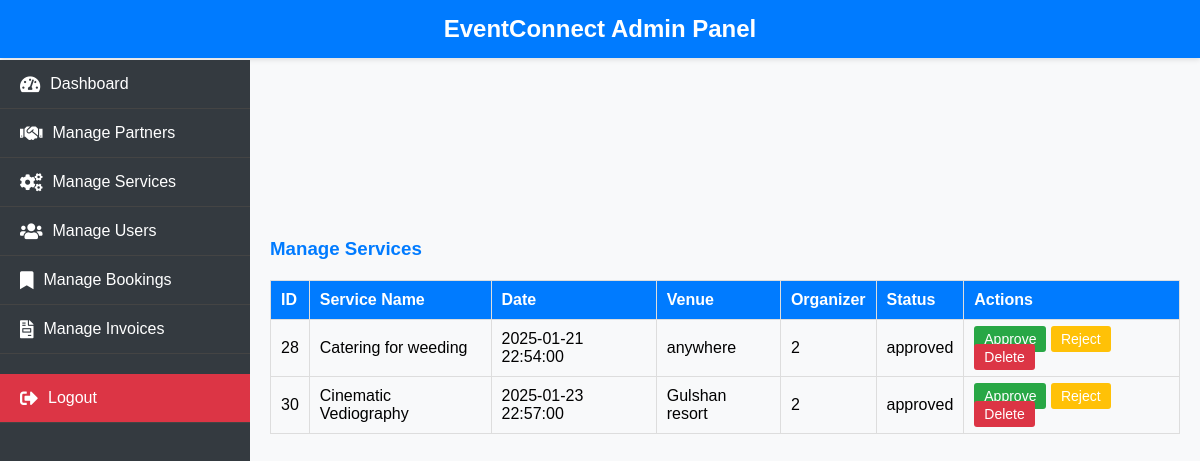
Page /manage_services.php (signed in) on the committed database.
### tables this page shows
CREATE TABLE `manageservices` (
  `id` int(11) NOT NULL,
  `service_name` varchar(255) DEFAULT NULL,
  `description` text DEFAULT NULL,
  `cost` decimal(10,2) DEFAULT NULL,
  `service_date` datetime DEFAULT NULL,
  `venue` varchar(255) DEFAULT NULL,
  `organizer` int(11) DEFAULT NULL,
  `status` enum('pending','approved','rejected') DEFAULT 'pending',
  `created_at` timestamp NOT NULL DEFAULT current_timestamp(),
  `updated_at` timestamp NOT NULL DEFAULT current_timestamp() ON UPDATE current_timestamp(),
  `service_category` varchar(255) NOT NULL
);

### manage_services.php (the view, shortened to what this page needs)
<?php
require('db_config.php');
?>
<!DOCTYPE html>
<html lang="en">
<head>
</head>
<body>
<?php include('sidebar.php'); ?>
    <div class="content">
        <h3>Manage Services</h3>
        <table>
            <thead>
                <tr>
                    <th>ID</th>
                    <th>Service Name</th>
                    <th>Date</th>
                    <th>Venue</th>
                    <th>Organizer</th>
                    <th>Status</th>
                    <th>Actions</th>
                </tr>
            </thead>
            <tbody>
                <?php
                $query = "SELECT * FROM ManageServices";
                $result = $con->query($query);
                while ($row = $result->fetch_assoc()) {
                    echo "<tr>
                        <td>" . htmlspecialchars($row['id']) . "</td>
                        <td>" . htmlspecialchars($row['service_name']) . "</td>
                        <td>" . htmlspecialchars($row['service_date']) . "</td>
                        <td>" . htmlspecialchars($row['venue']) . "</td>
                        <td>" . htmlspecialchars($row['organizer']) . "</td>
                        <td>" . htmlspecialchars($row['status']) . "</td>
                        <td>
                            <a href='?update_status=approved&id=" . $row['id'] . "' class='action-btn approve-btn'>Approve</a>
                            <a href='?update_status=rejected&id=" . $row['id'] . "' class='action-btn reject-btn'>Reject</a>
                            <a href='?delete_id=" . $row['id'] . "' class='action-btn delete-btn' onclick='return confirm(\"Are you sure?\");'>Delete</a>
                        </td>
                    </tr>";
                }
                ?>
            </tbody>
        </table>
    </div>
</body>
</html>

### manage_services.php (style rules this page uses)
.content { margin-left: 250px; padding: 20px; }
table { width: 100%; border-collapse: collapse; margin: 20px 0; }
table th, table td { border: 1px solid #ddd; padding: 10px; text-align: left; }
table th { background-color: #007bff; color: white; }
table td { background-color: #f8f9fa; }
.action-btn { padding: 5px 10px; text-decoration: none; color: white; border-radius: 3px; font-size: 14px; }
.delete-btn { background-color: #dc3545; }
.approve-btn { background-color: #28a745; }
.reject-btn { background-color: #ffc107; }

### sidebar.php (style rules this page uses)
* { margin: 0; padding: 0; box-sizing: border-box; }
body { font-family: Arial, sans-serif; background-color: #f8f9fa; }
.content { margin-left: 250px; padding: 20px; margin-top: 60px; }
.content h3 { color: #007bff; margin-bottom: 10px; }

### rows in the picture
manageservices: id "28", service_name "Catering for weeding", service_date "2025-01-21 22:54:00", venue "anywhere", organizer "2", status "approved"
manageservices: id "30", service_name "Cinematic Vediography", service_date "2025-01-23 22:57:00", venue "Gulshan resort", organizer "2", status "approved"
